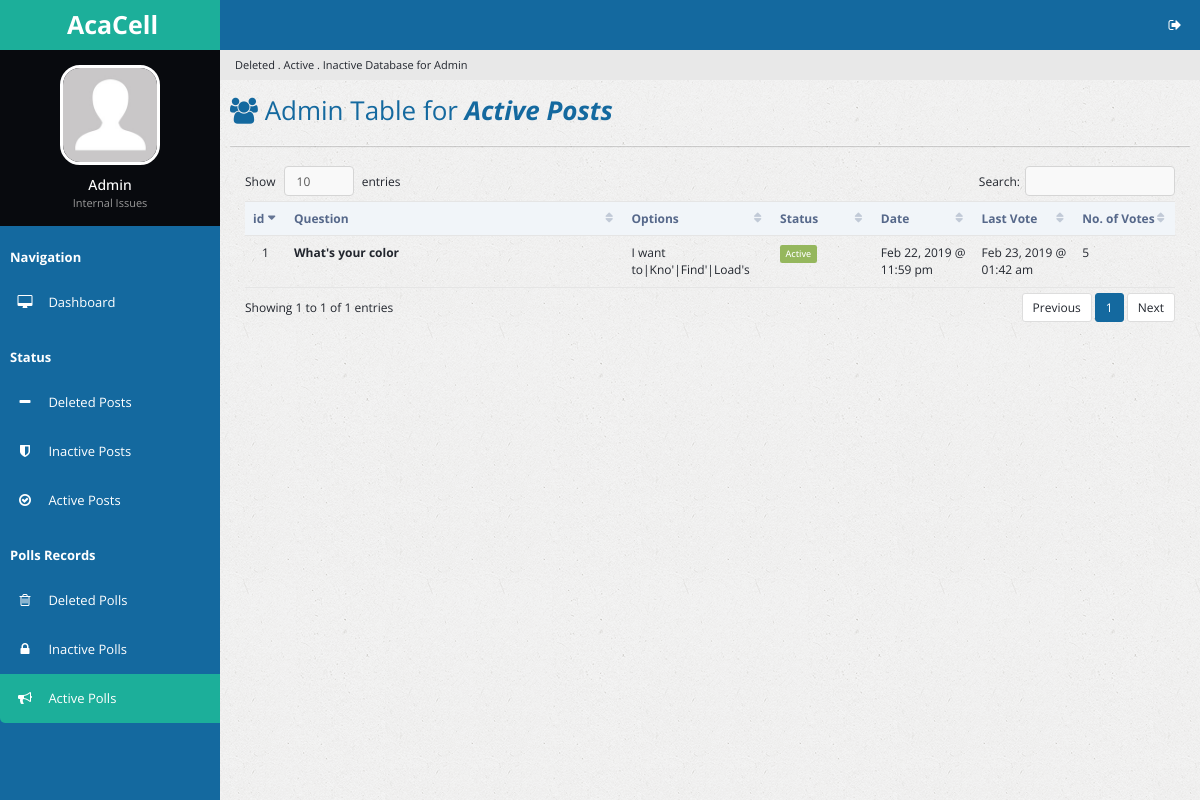
/actpolls.php, run on an earlier commit of the app's database.
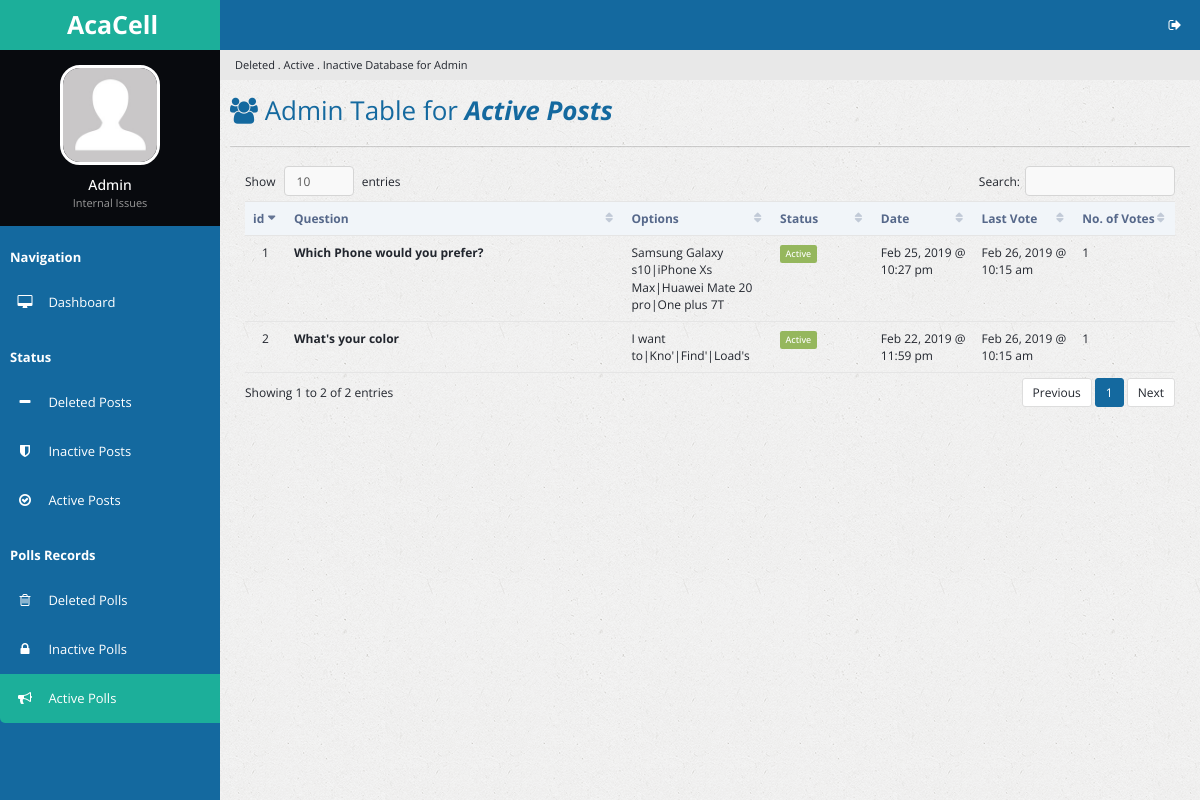
And on a later commit of the database.
### tables this page shows
CREATE TABLE `poll` (
  `p_id` int(11) NOT NULL,
  `p_question` text NOT NULL,
  `p_date` double NOT NULL,
  `p_options` varchar(250) NOT NULL,
  `p_votes` varchar(250) NOT NULL DEFAULT '0',
  `p_number_options` tinyint(3) NOT NULL,
  `p_timeout` double DEFAULT NULL,
  `p_voters` int(11) DEFAULT '0',
  `p_last_vote_date` double DEFAULT '0'
);

### actpolls.php (the view, shortened to what this page needs)
<?php
  include 'handlers/dbcon.php';
  $curr_time = time();
?>
<!DOCTYPE html>
<html lang="en">
<head>
        <link rel="stylesheet" type="text/css" id="theme" href="css/theme-default.css"/>
    </head>
    <body>
        <div class="page-container">
            <div class="page-sidebar">
                <ul class="x-navigation">
                    <li class="xn-logo">
                        <a href="table-export.php"><b>AcaCell</b></a>
                    </li>
                    <li class="xn-profile">
                        <div class="profile">
                            <div class="profile-image">
                                <img src="assets/images/users/avatar.jpg" alt="John Doe"/>
                            </div>
                            <div class="profile-data">
                                <div class="profile-data-name">Admin</div>
                                <div class="profile-data-title">Internal Issues</div>
                            </div>
                        </div>
                    </li>
                   <li class="xn-title"><b>Navigation</b></li>
                    <li>
                        <a href="admin.php"><span class="fa fa-desktop" style="color: white;"></span> <span class="xn-text" style="color: white;">Dashboard</span></a>
                    </li>
                    <li class="xn-title"><b>Status</b></li>
                    <li>
                        <a href="delposts.php"><span class="fa fa-minus" style="color: white;"></span> <span class="xn-text" style="color: white;">Deleted Posts</span></a>
                    </li>
                    <li>
                        <a href="inactposts.php"><span class="fa fa-shield" style="color: white;"></span> <span class="xn-text" style="color: white;">Inactive Posts</span></a>
                    </li>
                    <li>
                        <a href="actposts.php"><span class="fa fa-check-circle-o" style="color: white;"></span> <span class="xn-text" style="color: white;">Active Posts</span></a>
                    </li>
                    <li class="xn-title"><b>Polls Records</b></li>
                    <li>
                       <a href="delpolls.php"><span class="fa fa-trash-o" style="color: white;"></span> <span class="xn-text" style="color: white;">Deleted Polls</span></a>
                   </li>
                    <li>
                       <a href="inactpolls.php"><span class="fa fa-lock" style="color: white;"></span> <span class="xn-text" style="color: white;">Inactive Polls</span></a>
                   </li>
                   <li class="active">
                       <a href="actpolls.php"><span class="fa fa-bullhorn" style="color: white;"></span> <span class="xn-text" style="color: white;">Active Polls</span></a>
                   </li>
                  </ul>
            </div>
            <div class="page-content">
                <ul class="x-navigation x-navigation-horizontal x-navigation-panel">
                    <li class="xn-icon-button pull-right">
                        <a href="#" class="mb-control" data-box="#mb-signout"><span class="fa fa-sign-out"></span></a>
                    </li>
                </ul>
                    <ul class="breadcrumb">
                    <li class="active">Deleted . Active . Inactive Database for Admin</li>
                </ul>
                <div class="page-title">
                    <h2><span class="fa fa-users"></span> Admin Table for <i><b>Active Posts</b></i></h2>
                </div>
                <div class="page-content-wrap">
                    <div class="row">
                        <div class="col-md-12">
                            <div class="panel panel-default">
                                </div>
                                <div class="panel-body">
                                    <table id="customers2" class="table datatable">
                                        <thead>
                                            <tr>
                                                <th width="50">id</th>
                                                <th width="300">Question</th>
                                                <th width="100">Options</th>
                                                <th width="100">Status</th>
                                                <th width="100">Date</th>
                                                <th width="100">Last Vote</th>
                                                <th width="100">No. of Votes</th>
                                            </tr>
                                        </thead>
                                        <tbody>
                                          <?php
                                            $sql_actpolldisplay = "SELECT * FROM poll WHERE p_timeout > $curr_time ORDER BY p_date DESC";
                                            $success_actpolldisplay = mysqli_query($link, $sql_actpolldisplay);
                                            if ($success_actpolldisplay->num_rows > 0) {
                                              $i = 1;
                                              while($rows = $success_actpolldisplay->fetch_assoc()){
                                          ?>
                                          <tr id="trow<?php echo $rows['p_id']; ?>">
                                            <td class="text-center"><?php echo $i; ?></td>
                                            <td><strong> <?php echo $rows['p_question']; ?> </strong></td>
                                            <td>
                                              <?php
                                              echo $rows['p_options']; ?>
                                            </td>
                                            <td><?php
                                              if ($curr_time < $rows['p_timeout']) {
                                                echo "<span class='label label-success'>Active</span>";
                                              }
                                              elseif ($curr_time > $rows['p_timeout']){
                                                echo "<span class='label label-danger'>Inactive</span>";
                                              } ?>
                                              </td>
                                              <td><?php echo date("M d, Y @ h:i a", $rows['p_date']); ?></td>
                                              <td><?php echo date("M d, Y @ h:i a", $rows['p_last_vote_date']); ?></td>
                                              <td><?php echo $rows['p_voters'] ?></td>
                                          </tr>
                                          <?php
                                              $i++;
                                                }
                                              }
                                          ?>
                                            </tbody>
                                    </table>
                                </div>
                            </div>
                        </div>
                    </div>
                </div>
            </div>
    </body>
</html>

What changed in the data, as far as the page shows it:
added poll: p_question "Which Phone would you prefer?", p_options "Samsung Galaxy s10|iPhone Xs Max|Huawei Mate 20 pro|One plus 7T", p_timeout "Active", p_date "Feb 25, 2019 @ 10:27 pm", p_last_vote_date "Feb 26, 2019 @ 10:15 am", p_voters "1"
changed poll "What's your color": p_last_vote_date "Feb 23, 2019 @ 01:42 am" → "Feb 26, 2019 @ 10:15 am"; p_voters "5" → "1"
Also different on the page:
text written by a page script: "Show entries Search: Showing 1 to 1 of 1 entries Previous 1 Next" → "Show entries Search: Showing 1 to 2 of 2 entries Previous 1 Next"
